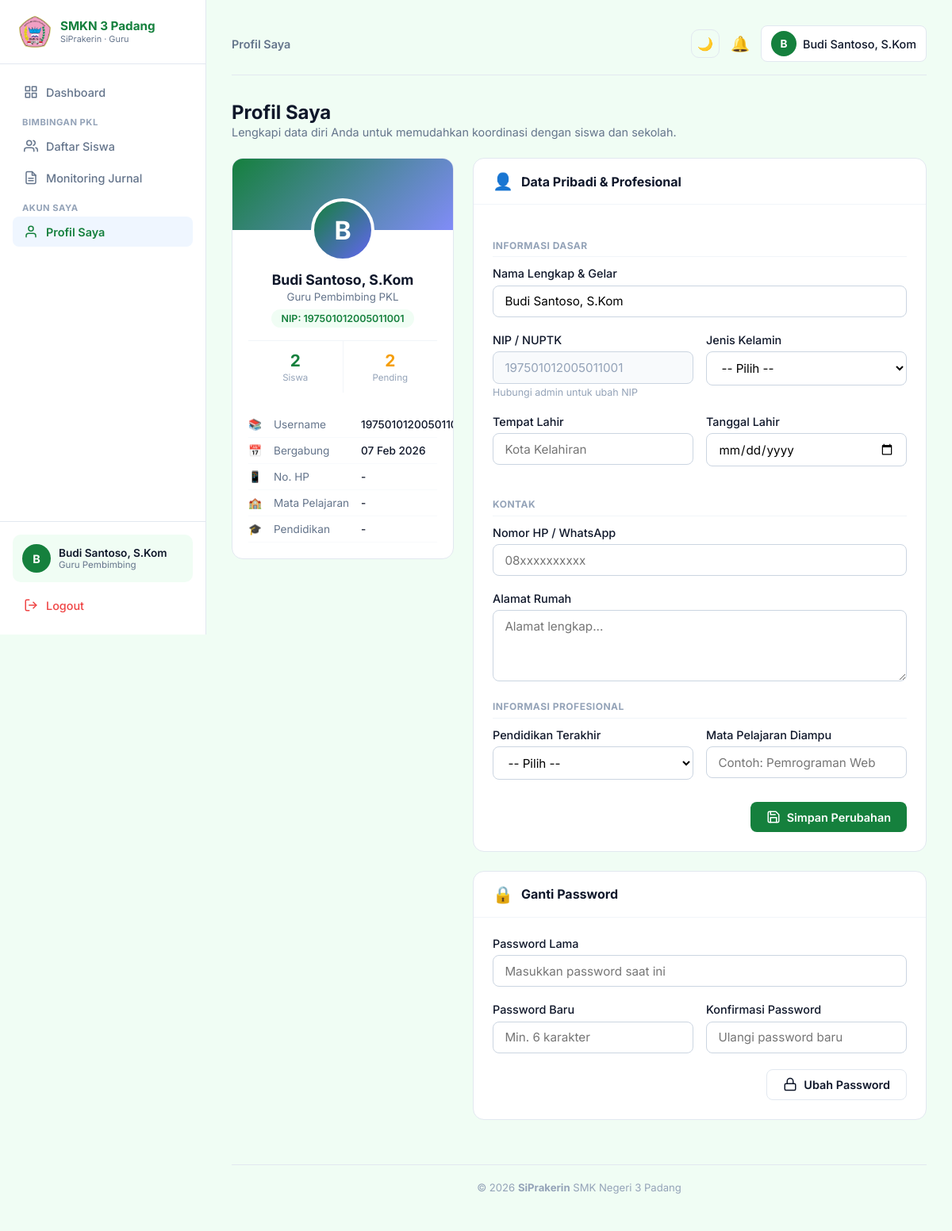
The page /guru/profil/index.php (signed in) on the database its author committed.
### tables this page shows
CREATE TABLE `guru` (
  `id` int(11) NOT NULL AUTO_INCREMENT,
  `user_id` int(11) NOT NULL,
  `nip` varchar(30) DEFAULT NULL,
  `no_hp` varchar(20) DEFAULT NULL,
  `alamat` text DEFAULT NULL,
  `tempat_lahir` varchar(100) DEFAULT NULL,
  `tanggal_lahir` date DEFAULT NULL,
  `jenis_kelamin` enum('pria','wanita') DEFAULT NULL,
  `pendidikan` enum('D3','S1','S2','S3') DEFAULT NULL,
  `mata_pelajaran` varchar(100) DEFAULT NULL,
  PRIMARY KEY (`id`),
  KEY `user_id` (`user_id`),
  CONSTRAINT `guru_ibfk_1` FOREIGN KEY (`user_id`) REFERENCES `users` (`id`) ON DELETE CASCADE
);

CREATE TABLE `users` (
  `id` int(11) NOT NULL AUTO_INCREMENT,
  `nama` varchar(100) NOT NULL,
  `username` varchar(50) NOT NULL,
  `password` varchar(255) NOT NULL,
  `role` enum('admin','siswa','guru') NOT NULL,
  `created_at` timestamp NOT NULL DEFAULT current_timestamp(),
  PRIMARY KEY (`id`),
  UNIQUE KEY `username` (`username`)
);

### guru/profil/index.php (the view, shortened to what this page needs)
<?php
require '../../config/database.php';
$user_id    = $_SESSION['user_id'];
$stmt = mysqli_prepare($conn, "
    SELECT g.id as guru_id, g.nip, g.no_hp, g.alamat, g.tempat_lahir,
           g.tanggal_lahir, g.jenis_kelamin, g.pendidikan, g.mata_pelajaran,
           u.nama, u.username, u.created_at
    FROM guru g
    JOIN users u ON g.user_id = u.id
    WHERE g.user_id = ?
");
mysqli_stmt_bind_param($stmt, "i", $user_id);
mysqli_stmt_execute($stmt);
$guru = mysqli_fetch_assoc(mysqli_stmt_get_result($stmt));
require '../layout/header.php';
?>
<div class="fade-in">
<div class="page-header">
    <div>
        <h1>Profil Saya</h1>
        <p>Lengkapi data diri Anda untuk memudahkan koordinasi dengan siswa dan sekolah.</p>
    </div>
</div>
<div class="profil-wrapper">
    <div>
        <div class="profil-card">
            <div class="profil-cover"></div>
            <div class="profil-body">
                <div class="profil-avatar"><?= strtoupper(substr($guru['nama'],0,1)) ?></div>
                <div style="font-weight:700;font-size:1.1rem;"><?= htmlspecialchars($guru['nama']) ?></div>
                <div style="font-size:0.83rem;color:#64748b;margin-top:3px;">Guru Pembimbing PKL</div>
                <?php if ($guru['nip']): ?>
                <div style="background:#f0fdf4;color:var(--primary);padding:4px 12px;border-radius:20px;font-size:0.78rem;font-weight:600;display:inline-block;margin-top:8px;">NIP: <?= $guru['nip'] ?></div>
                <?php endif; ?>
                <?php
                $qs = mysqli_prepare($conn,"SELECT COUNT(*) t FROM siswa WHERE guru_id=?");
                mysqli_stmt_bind_param($qs,"i",$guru['guru_id']);
                mysqli_stmt_execute($qs);
                $jml_siswa = mysqli_fetch_assoc(mysqli_stmt_get_result($qs))['t'];
                $qj = mysqli_prepare($conn,"SELECT COUNT(*) t FROM jurnal j JOIN siswa s ON j.siswa_id=s.id WHERE s.guru_id=? AND j.status='pending'");
                mysqli_stmt_bind_param($qj,"i",$guru['guru_id']);
                mysqli_stmt_execute($qj);
                $jml_pending = mysqli_fetch_assoc(mysqli_stmt_get_result($qj))['t'];
                ?>
                <div class="profil-stat-row">
                    <div class="profil-stat">
                        <div class="n"><?= $jml_siswa ?></div>
                        <div class="l">Siswa</div>
                    </div>
                    <div class="profil-stat">
                        <div class="n" style="color:<?= $jml_pending>0?'#f59e0b':'#10b981' ?>;"><?= $jml_pending ?></div>
                        <div class="l">Pending</div>
                    </div>
                </div>
            </div>
            <div style="padding:0 1.25rem 1.25rem;">
                <?php
                $info_items = [
                    ['📚', 'Username', $guru['username']],
                    ['📅', 'Bergabung', date('d M Y', strtotime($guru['created_at']))],
                    ['📱', 'No. HP', $guru['no_hp'] ?: '-'],
                    ['🏫', 'Mata Pelajaran', $guru['mata_pelajaran'] ?: '-'],
                    ['🎓', 'Pendidikan', $guru['pendidikan'] ?: '-'],
                ];
                foreach ($info_items as [$icon, $lbl, $val]):
                ?>
                <div style="display:flex;gap:10px;padding:8px 0;border-bottom:1px solid #f8fafc;font-size:0.85rem;">
                    <span style="width:22px;flex-shrink:0;"><?= $icon ?></span>
                    <span style="color:#64748b;width:100px;flex-shrink:0;"><?= $lbl ?></span>
                    <span style="font-weight:500;color:#0f172a;"><?= htmlspecialchars($val) ?></span>
                </div>
                <?php endforeach; ?>
            </div>
        </div>
    </div>
    <div>
        <div class="form-card">
            <div class="form-card-header">
                <span style="font-size:1.3rem;">👤</span>
                <h3>Data Pribadi & Profesional</h3>
            </div>
            <div class="form-card-body">
                <form method="POST">
                    <div class="section-sep">Informasi Dasar</div>
                    <div class="form-group">
                        <label>Nama Lengkap & Gelar</label>
                        <input type="text" name="nama" class="form-control"
                               value="<?= htmlspecialchars($guru['nama']) ?>" required placeholder="Contoh: Budi Santoso, S.Kom">
                    </div>
                    <div class="form-grid">
                        <div class="form-group">
                            <label>NIP / NUPTK</label>
                            <input type="text" class="form-control"
                                   value="<?= htmlspecialchars($guru['nip'] ?? '') ?>" disabled
                                   style="background:#f8fafc;color:#94a3b8;" title="NIP tidak bisa diubah di sini">
                            <small style="color:#94a3b8;font-size:0.78rem;">Hubungi admin untuk ubah NIP</small>
                        </div>
                        <div class="form-group">
                            <label>Jenis Kelamin</label>
                            <select name="jenis_kelamin" class="form-control">
                                <option value="">-- Pilih --</option>
                            </select>
                        </div>
                    </div>
                    <div class="form-grid">
                        <div class="form-group">
                            <label>Tempat Lahir</label>
                            <input type="text" name="tempat_lahir" class="form-control"
                                   value="<?= htmlspecialchars($guru['tempat_lahir'] ?? '') ?>" placeholder="Kota Kelahiran">
                        </div>
                        <div class="form-group">
                            <label>Tanggal Lahir</label>
                            <input type="date" name="tanggal_lahir" class="form-control"
                                   value="<?= $guru['tanggal_lahir'] ?? '' ?>">
                        </div>
                    </div>
                    <div class="section-sep">Kontak</div>
                    <div class="form-group">
                        <label>Nomor HP / WhatsApp</label>
                        <input type="text" name="no_hp" class="form-control"
                               value="<?= htmlspecialchars($guru['no_hp'] ?? '') ?>" placeholder="08xxxxxxxxxx">
                    </div>
                    <div class="form-group">
                        <label>Alamat Rumah</label>
                        <textarea name="alamat" class="form-control" placeholder="Alamat lengkap..."><?= htmlspecialchars($guru['alamat'] ?? '') ?></textarea>
                    </div>
                    <div class="section-sep">Informasi Profesional</div>
                    <div class="form-grid">
                        <div class="form-group">
                            <label>Pendidikan Terakhir</label>
                            <select name="pendidikan" class="form-control">
                                <option value="">-- Pilih --</option>
                            </select>
                        </div>
                        <div class="form-group">
                            <label>Mata Pelajaran Diampu</label>
                            <input type="text" name="mata_pelajaran" class="form-control"
                                   value="<?= htmlspecialchars($guru['mata_pelajaran'] ?? '') ?>" placeholder="Contoh: Pemrograman Web">
                        </div>
                    </div>
                    <div style="text-align:right;margin-top:0.5rem;">
                        <button type="submit" class="btn btn-primary">
                            Simpan Perubahan
                        </button>
                    </div>
                </form>
            </div>
        </div>
        <div class="form-card">
            <div class="form-card-header">
                <span style="font-size:1.3rem;">🔒</span>
                <h3>Ganti Password</h3>
            </div>
            <div class="form-card-body">
                <form method="POST">
                    <div class="form-group">
                        <label>Password Lama</label>
                        <input type="password" name="old_password" class="form-control" placeholder="Masukkan password saat ini" required>
                    </div>
                    <div class="form-grid">
                        <div class="form-group">
                            <label>Password Baru</label>
                            <input type="password" name="new_password" class="form-control" placeholder="Min. 6 karakter" required minlength="6">
                        </div>
                        <div class="form-group">
                            <label>Konfirmasi Password</label>
                            <input type="password" name="confirm_password" class="form-control" placeholder="Ulangi password baru" required>
                        </div>
                    </div>
                    <div style="text-align:right;">
                        <button type="submit" class="btn btn-outline">
                            <svg width="18" height="18" viewBox="0 0 24 24" fill="none" stroke="currentColor" stroke-width="2" stroke-linecap="round" stroke-linejoin="round"><rect x="3" y="11" width="18" height="11" rx="2" ry="2"></rect><path d="M7 11V7a5 5 0 0 1 10 0v4"></path></svg>
                            Ubah Password
                        </button>
                    </div>
                </form>
            </div>
        </div>
    </div>
</div>
</div>
<?php require '../layout/footer.php'; ?>

### guru/layout/header.php (style rules this page uses)
:root { --primary: #15803d; --primary-dark: #166534; --green: #10b981; --amber: #f59e0b; --red: #ef4444; --bg-body: #f0fdf4; --text-main: #0f172a; --text-muted: #64748b; --border: #e2e8f0; --sidebar-width: 260px; }
* { margin: 0; padding: 0; box-sizing: border-box; font-family: 'Inter', sans-serif; }
body { background: var(--bg-body); color: var(--text-main); font-size: 0.95rem; }
.btn { display: inline-flex; align-items: center; gap: 8px; padding: 0.6rem 1.25rem; border-radius: 8px; font-weight: 600; font-size: 0.9rem; border: none; cursor: pointer; transition: 0.2s; }
.btn-primary { background: var(--primary); color: white; }
.btn-outline { background: white; color: var(--text-main); border: 1px solid var(--border); }
.page-header { display: flex; justify-content: space-between; align-items: center; margin-bottom: 1.5rem; }
.page-header h1 { font-size: 1.5rem; font-weight: 700; }
.page-header p { color: #64748b; font-size: 0.9rem; margin-top: 2px; }
.form-group { margin-bottom: 1.25rem; }
.form-group label { display: block; margin-bottom: 0.4rem; font-weight: 500; font-size: 0.9rem; }
.form-control { width: 100%; padding: 0.6rem 0.9rem; border: 1px solid #cbd5e1; border-radius: 8px; font-size: 0.95rem; outline: none; transition: 0.2s; background: white; }
textarea.form-control { resize: vertical; min-height: 90px; }
.fade-in { animation: fadeIn 0.5s ease; }

### guru/profil/index.php (style rules this page uses)
.profil-wrapper { display:grid; grid-template-columns:280px 1fr; gap:1.5rem; align-items:start; }
.profil-card { background:white;border-radius:14px;border:1px solid var(--border);overflow:hidden;position:sticky;top:1.5rem; }
.profil-cover { height:90px; background:linear-gradient(135deg,#15803d,#818cf8); }
.profil-body { padding:0 1.25rem 1.5rem; text-align:center; }
.profil-avatar { width:80px;height:80px;border-radius:50%; border:4px solid white; background:linear-gradient(135deg,#15803d,#6366f1); display:flex;align-items:center;justify-content:center; color:white;font-weight:700;font-size:2rem; margin:-40px auto 0.75rem; }
.profil-stat-row { display:flex;border-top:1px solid #f1f5f9;margin-top:1rem; }
.profil-stat { flex:1;padding:0.75rem 0.5rem;text-align:center;border-right:1px solid #f1f5f9; }
.profil-stat:last-child { border-right:none; }
.profil-stat .n { font-size:1.3rem;font-weight:700;color:var(--primary); }
.profil-stat .l { font-size:0.72rem;color:#94a3b8;margin-top:2px; }
.form-card { background:white;border-radius:14px;border:1px solid var(--border);margin-bottom:1.5rem; }
.form-card-header { padding:1rem 1.5rem;border-bottom:1px solid #f1f5f9; display:flex;align-items:center;gap:10px; }
.form-card-header h3 { font-size:1rem;font-weight:700; }
.form-card-body { padding:1.5rem; }
.form-grid { display:grid;grid-template-columns:1fr 1fr;gap:1rem; }
.section-sep { font-size:0.75rem;font-weight:700;color:#94a3b8;text-transform:uppercase;letter-spacing:0.5px;margin:1.25rem 0 0.75rem;padding-bottom:0.4rem;border-bottom:1px solid #f1f5f9; }

### rows shown on the page
guru: user.nama "B", user.nama "Budi Santoso, S.Kom", nip "197501012005011001", nama "Budi Santoso, S.Kom"

### other values the page prints
substr($_SESSION['nama'] ?? 'G', 0, 1) "B"
$_SESSION['nama'] "Budi Santoso, S.Kom"
$page_title "Profil Saya"
$jml_siswa "2"
$jml_pending "2"
$icon "📚"
$lbl "Username"
$icon "📅"
$lbl "Bergabung"
$val "07 Feb 2026"
$icon "📱"
$lbl "No. HP"
$val "-"
$icon "🏫"
$lbl "Mata Pelajaran"
